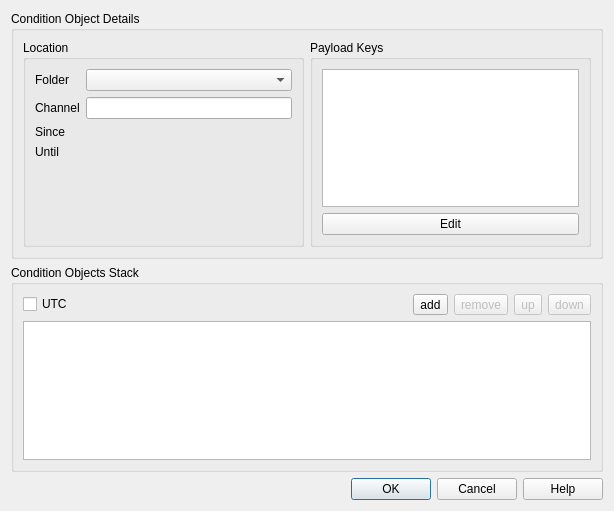
<?xml version="1.0" encoding="UTF-8"?>
<ui version="4.0">
 <author>Marco Clemencic</author>
 <class>AddConditionDialog</class>
 <widget class="QDialog" name="AddConditionDialog">
  <property name="geometry">
   <rect>
    <x>0</x>
    <y>0</y>
    <width>614</width>
    <height>511</height>
   </rect>
  </property>
  <property name="windowTitle">
   <string>Add Condition</string>
  </property>
  <layout class="QVBoxLayout" name="verticalLayout">
   <item>
    <widget class="QGroupBox" name="condDetails">
     <property name="title">
      <string>Condition Object Details</string>
     </property>
     <layout class="QHBoxLayout" name="horizontalLayout">
      <item>
       <widget class="QGroupBox" name="location">
        <property name="title">
         <string>Location</string>
        </property>
        <layout class="QFormLayout" name="formLayout">
         <item row="0" column="0">
          <widget class="QLabel" name="folderLabel">
           <property name="text">
            <string>Folder</string>
           </property>
          </widget>
         </item>
         <item row="0" column="1">
          <widget class="QComboBox" name="folder">
           <property name="sizePolicy">
            <sizepolicy hsizetype="MinimumExpanding" vsizetype="Fixed">
             <horstretch>0</horstretch>
             <verstretch>0</verstretch>
            </sizepolicy>
           </property>
          </widget>
         </item>
         <item row="1" column="1">
          <widget class="QLineEdit" name="channel"/>
         </item>
         <item row="1" column="0">
          <widget class="QLabel" name="channelLabel">
           <property name="text">
            <string>Channel</string>
           </property>
          </widget>
         </item>
         <item row="2" column="1">
          <widget class="TimePointEdit" name="since" native="true">
           <property name="sizePolicy">
            <sizepolicy hsizetype="MinimumExpanding" vsizetype="Preferred">
             <horstretch>0</horstretch>
             <verstretch>0</verstretch>
            </sizepolicy>
           </property>
          </widget>
         </item>
         <item row="3" column="1">
          <widget class="TimePointEdit" name="until" native="true">
           <property name="sizePolicy">
            <sizepolicy hsizetype="MinimumExpanding" vsizetype="Preferred">
             <horstretch>0</horstretch>
             <verstretch>0</verstretch>
            </sizepolicy>
           </property>
          </widget>
         </item>
         <item row="2" column="0">
          <widget class="QLabel" name="sinceLabel">
           <property name="text">
            <string>Since</string>
           </property>
          </widget>
         </item>
         <item row="3" column="0">
          <widget class="QLabel" name="untilLabel">
           <property name="text">
            <string>Until</string>
           </property>
          </widget>
         </item>
        </layout>
       </widget>
      </item>
      <item>
       <widget class="QGroupBox" name="payloadKeys">
        <property name="title">
         <string>Payload Keys</string>
        </property>
        <layout class="QVBoxLayout" name="verticalLayout_2">
         <item>
          <widget class="QListView" name="fields"/>
         </item>
         <item>
          <widget class="QPushButton" name="editKey">
           <property name="toolTip">
            <string>Edit the selected field</string>
           </property>
           <property name="text">
            <string>Edit</string>
           </property>
          </widget>
         </item>
        </layout>
       </widget>
      </item>
     </layout>
    </widget>
   </item>
   <item>
    <widget class="QGroupBox" name="stack">
     <property name="title">
      <string>Condition Objects Stack</string>
     </property>
     <layout class="QVBoxLayout" name="verticalLayout_3">
      <item>
       <widget class="QWidget" name="widget_3" native="true">
        <layout class="QHBoxLayout" name="horizontalLayout_2">
         <property name="leftMargin">
          <number>0</number>
         </property>
         <property name="topMargin">
          <number>0</number>
         </property>
         <property name="rightMargin">
          <number>0</number>
         </property>
         <property name="bottomMargin">
          <number>0</number>
         </property>
         <item>
          <widget class="QCheckBox" name="utc">
           <property name="text">
            <string>UTC</string>
           </property>
          </widget>
         </item>
         <item>
          <spacer name="horizontalSpacer">
           <property name="orientation">
            <enum>Qt::Horizontal</enum>
           </property>
           <property name="sizeHint" stdset="0">
            <size>
             <width>40</width>
             <height>20</height>
            </size>
           </property>
          </spacer>
         </item>
         <item>
          <widget class="QToolButton" name="addButton">
           <property name="toolTip">
            <string>Add condition to the stack</string>
           </property>
           <property name="text">
            <string>add</string>
           </property>
           <property name="icon">
            <iconset resource="Resources.qrc">
             <normaloff>:/icons/plus.png</normaloff>:/icons/plus.png</iconset>
           </property>
          </widget>
         </item>
         <item>
          <widget class="QToolButton" name="removeButton">
           <property name="enabled">
            <bool>false</bool>
           </property>
           <property name="toolTip">
            <string>Remove condition from the stack</string>
           </property>
           <property name="text">
            <string>remove</string>
           </property>
           <property name="icon">
            <iconset resource="Resources.qrc">
             <normaloff>:/icons/minus.png</normaloff>:/icons/minus.png</iconset>
           </property>
          </widget>
         </item>
         <item>
          <widget class="QToolButton" name="upButton">
           <property name="enabled">
            <bool>false</bool>
           </property>
           <property name="toolTip">
            <string>Move condition up</string>
           </property>
           <property name="text">
            <string>up</string>
           </property>
           <property name="icon">
            <iconset resource="Resources.qrc">
             <normaloff>:/icons/up.png</normaloff>:/icons/up.png</iconset>
           </property>
          </widget>
         </item>
         <item>
          <widget class="QToolButton" name="downButton">
           <property name="enabled">
            <bool>false</bool>
           </property>
           <property name="toolTip">
            <string>Move condition down</string>
           </property>
           <property name="text">
            <string>down</string>
           </property>
           <property name="icon">
            <iconset resource="Resources.qrc">
             <normaloff>:/icons/down.png</normaloff>:/icons/down.png</iconset>
           </property>
          </widget>
         </item>
        </layout>
       </widget>
      </item>
      <item>
       <widget class="QTableView" name="conditionsStackView">
        <property name="selectionBehavior">
         <enum>QAbstractItemView::SelectRows</enum>
        </property>
       </widget>
      </item>
     </layout>
    </widget>
   </item>
   <item>
    <widget class="QDialogButtonBox" name="buttonBox">
     <property name="orientation">
      <enum>Qt::Horizontal</enum>
     </property>
     <property name="standardButtons">
      <set>QDialogButtonBox::Cancel|QDialogButtonBox::Help|QDialogButtonBox::Ok</set>
     </property>
    </widget>
   </item>
  </layout>
 </widget>
 <customwidgets>
  <customwidget>
   <class>TimePointEdit</class>
   <extends>QWidget</extends>
   <header>CondDBUI/Browser/Widgets.h</header>
   <container>1</container>
   <slots>
    <signal>dateTimeChanged(QDateTime)</signal>
    <signal>dateChanged(QDate)</signal>
    <signal>timeChanged(QTime)</signal>
    <signal>maxChanged(bool)</signal>
    <signal>maxChecked()</signal>
    <signal>maxUnchecked()</signal>
    <signal>validityKeyChanged(cool::ValidityKey)</signal>
    <slot>setMinimumDateTime(QDateTime)</slot>
    <slot>setMaximumDateTime(QDateTime)</slot>
    <slot>resetMinimumDateTime()</slot>
    <slot>resetMaximumDateTime()</slot>
   </slots>
  </customwidget>
 </customwidgets>
 <resources>
  <include location="Resources.qrc"/>
 </resources>
 <connections>
  <connection>
   <sender>buttonBox</sender>
   <signal>accepted()</signal>
   <receiver>AddConditionDialog</receiver>
   <slot>accept()</slot>
   <hints>
    <hint type="sourcelabel">
     <x>227</x>
     <y>490</y>
    </hint>
    <hint type="destinationlabel">
     <x>157</x>
     <y>274</y>
    </hint>
   </hints>
  </connection>
  <connection>
   <sender>buttonBox</sender>
   <signal>rejected()</signal>
   <receiver>AddConditionDialog</receiver>
   <slot>reject()</slot>
   <hints>
    <hint type="sourcelabel">
     <x>295</x>
     <y>496</y>
    </hint>
    <hint type="destinationlabel">
     <x>286</x>
     <y>274</y>
    </hint>
   </hints>
  </connection>
  <connection>
   <sender>since</sender>
   <signal>dateTimeChanged(QDateTime)</signal>
   <receiver>until</receiver>
   <slot>setMinimumDateTime(QDateTime)</slot>
   <hints>
    <hint type="sourcelabel">
     <x>186</x>
     <y>123</y>
    </hint>
    <hint type="destinationlabel">
     <x>186</x>
     <y>145</y>
    </hint>
   </hints>
  </connection>
  <connection>
   <sender>until</sender>
   <signal>dateTimeChanged(QDateTime)</signal>
   <receiver>since</receiver>
   <slot>setMaximumDateTime(QDateTime)</slot>
   <hints>
    <hint type="sourcelabel">
     <x>186</x>
     <y>145</y>
    </hint>
    <hint type="destinationlabel">
     <x>186</x>
     <y>123</y>
    </hint>
   </hints>
  </connection>
  <connection>
   <sender>until</sender>
   <signal>maxChecked()</signal>
   <receiver>since</receiver>
   <slot>resetMaximumDateTime()</slot>
   <hints>
    <hint type="sourcelabel">
     <x>186</x>
     <y>145</y>
    </hint>
    <hint type="destinationlabel">
     <x>186</x>
     <y>123</y>
    </hint>
   </hints>
  </connection>
  <connection>
   <sender>buttonBox</sender>
   <signal>helpRequested()</signal>
   <receiver>AddConditionDialog</receiver>
   <slot>showHelp()</slot>
   <hints>
    <hint type="sourcelabel">
     <x>387</x>
     <y>479</y>
    </hint>
    <hint type="destinationlabel">
     <x>362</x>
     <y>257</y>
    </hint>
   </hints>
  </connection>
  <connection>
   <sender>addButton</sender>
   <signal>clicked()</signal>
   <receiver>AddConditionDialog</receiver>
   <slot>addCondition()</slot>
   <hints>
    <hint type="sourcelabel">
     <x>486</x>
     <y>295</y>
    </hint>
    <hint type="destinationlabel">
     <x>611</x>
     <y>327</y>
    </hint>
   </hints>
  </connection>
  <connection>
   <sender>removeButton</sender>
   <signal>clicked()</signal>
   <receiver>AddConditionDialog</receiver>
   <slot>removeCondition()</slot>
   <hints>
    <hint type="sourcelabel">
     <x>516</x>
     <y>298</y>
    </hint>
    <hint type="destinationlabel">
     <x>611</x>
     <y>351</y>
    </hint>
   </hints>
  </connection>
  <connection>
   <sender>upButton</sender>
   <signal>clicked()</signal>
   <receiver>AddConditionDialog</receiver>
   <slot>moveUp()</slot>
   <hints>
    <hint type="sourcelabel">
     <x>552</x>
     <y>300</y>
    </hint>
    <hint type="destinationlabel">
     <x>611</x>
     <y>383</y>
    </hint>
   </hints>
  </connection>
  <connection>
   <sender>downButton</sender>
   <signal>clicked()</signal>
   <receiver>AddConditionDialog</receiver>
   <slot>moveDown()</slot>
   <hints>
    <hint type="sourcelabel">
     <x>582</x>
     <y>297</y>
    </hint>
    <hint type="destinationlabel">
     <x>611</x>
     <y>416</y>
    </hint>
   </hints>
  </connection>
  <connection>
   <sender>editKey</sender>
   <signal>clicked()</signal>
   <receiver>AddConditionDialog</receiver>
   <slot>editCondition()</slot>
   <hints>
    <hint type="sourcelabel">
     <x>361</x>
     <y>210</y>
    </hint>
    <hint type="destinationlabel">
     <x>609</x>
     <y>150</y>
    </hint>
   </hints>
  </connection>
 </connections>
 <slots>
  <slot>showHelp()</slot>
  <slot>addCondition()</slot>
  <slot>removeCondition()</slot>
  <slot>moveUp()</slot>
  <slot>moveDown()</slot>
  <slot>editCondition()</slot>
 </slots>
</ui>
